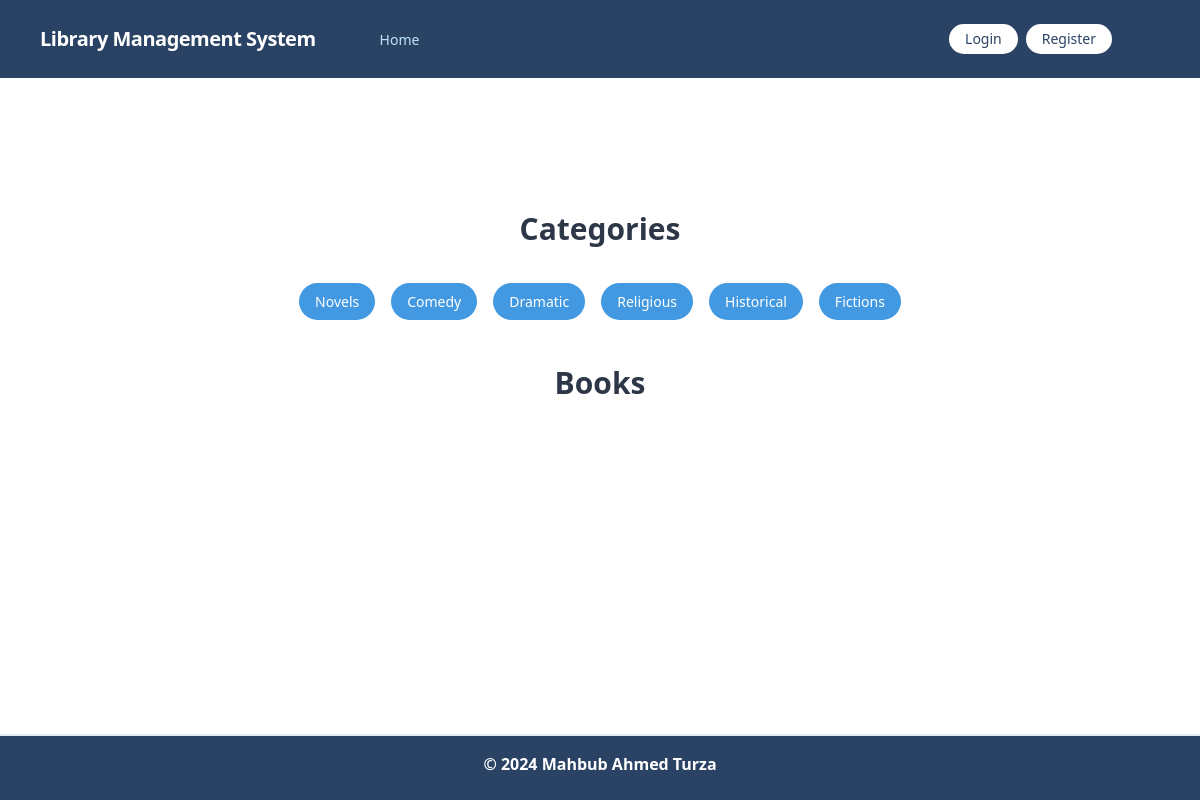
The app's page /sort_by_category/2 with its own data.
### categories/models.py (models this page shows)
class Category(models.Model):
    category = models.CharField(max_length=100)
    def __str__(self):
        return self.category

### core/views.py (the view)
# urls.py: path('', views.home, name= 'homepage'),
def home(request, id=None):
    cat = Category.objects.all()
    books = Books.objects.filter(category__id=id) if id else Books.objects.all()
    print(books)
    return render(request, 'index.html', {'cat': cat, 'books': books })

### core/templates/index.html (shortened to what this page needs)
{% extends 'base.html' %}
{% block body %}
<div class="container mx-auto flex flex-col md:flex-row items-center my-12 md:my-24">
  <div class="container mx-auto py-8">
    <div class="mb-8">
      <h2 class="text-3xl font-bold mb-6 text-gray-800 text-center">Categories</h2>
      <div class="flex flex-wrap justify-center">
        {% for c in cat %}
        <a href="{% url "sort_by_cat" c.id %}" class="inline-block font-medium text-sm px-4 py-2 m-2 bg-blue-500 text-white rounded-full hover:bg-blue-700 hover:text-gray-100 transition duration-300 ease-in-out">
          {{ c }}
        </a>
        {% endfor %}
      </div>
    </div>
    <div>
      <h2 class="text-3xl font-bold mb-6 text-gray-800 text-center">Books</h2>
    </div>
  </div>
</div>
{% endblock %}

### records on screen
Category: category "Novels"
Category: category "Comedy"
Category: category "Dramatic"
Category: category "Religious"
Category: category "Historical"
Category: category "Fictions"
